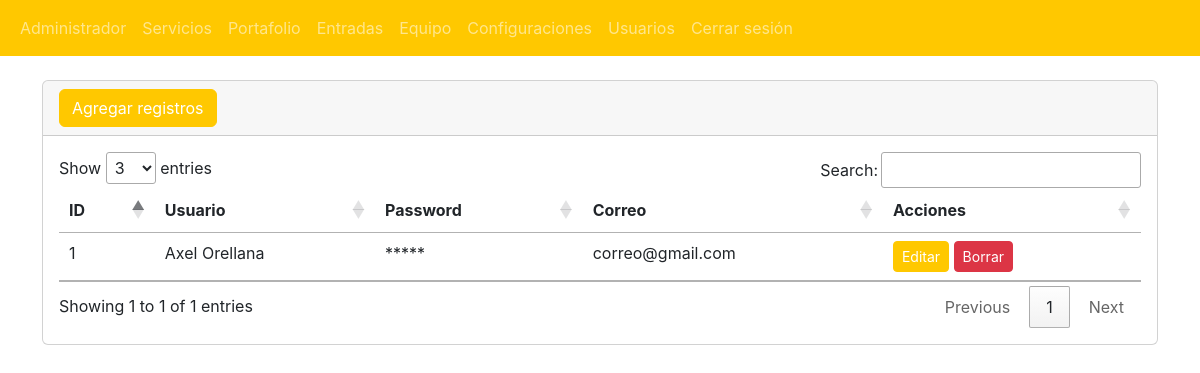
Page /admin/secciones/usuarios/index.php (signed in) on the committed database.
### tables this page shows
CREATE TABLE `tbl_usuarios` (
  `ID` int(11) NOT NULL,
  `usuario` varchar(255) NOT NULL,
  `password` varchar(255) NOT NULL,
  `correo` varchar(255) NOT NULL
);

### admin/secciones/usuarios/index.php (the view, shortened to what this page needs)
<?php
include("../../bd.php");
$sql = "SELECT * FROM tbl_usuarios";
$consulta = $conexion->prepare($sql);
$consulta->execute();
$lista_usuarios = $consulta->fetchAll(PDO::FETCH_ASSOC);
include("../../templates/header.php");
?>
<div class="card">
	<div class="card-header">
		<a class="btn btn-primary" name="" id="" href="crear.php" role="button">Agregar registros</a>
	</div>
	<div class="card-body">
		<div class="table-responsive-sm">
			<table class="table" id="tabla_id">
				<thead>
					<tr>
						<th>ID</th>
						<th>Usuario</th>
						<th>Password</th>
						<th>Correo</th>
						<th>Acciones</th>
					</tr>
				</thead>
				<tbody>
					<?php foreach ($lista_usuarios as $registro) { ?>
						<tr>
							<td><?php echo $registro['ID']; ?></td>
							<td><?php echo $registro['usuario']; ?></td>
							<td>*****</td>
							<td><?php echo $registro['correo']; ?></td>
							<td>
								<a class="btn btn-warning btn-sm" href="editar.php?txtID=<?php echo $registro['ID']; ?>" name="editar" id="editar" role="button">Editar</a>
								<a class="btn btn-danger btn-sm" href="javascript:borrar(<?php echo $registro['ID']; ?>)" name="borrar" id="borrar" role="button">Borrar</a>
							</td>
						</tr>
					<?php }?>
				</tbody>
			</table>
		</div>
	</div>
</div>
<?php include("../../templates/footer.php"); ?>

### rows in the picture
tbl_usuarios: ID "1", usuario "Axel Orellana", correo "correo@gmail.com"
